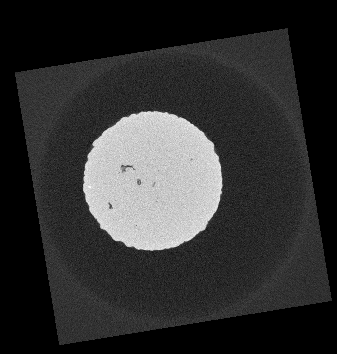
#> input picture OpenCV-Label/GridTest.tif, 337 x 354 px
$ python Alternative_getting_circle.py
#> lines starting #> are read from the running program, lines starting #| are printed output that depends on the picture; after the words box and inside, x2 and y2 are one past the last pixel; in counts of white or black regions, pixels touching at a corner belong together
import cv2
import numpy as np

img = cv2.imread('GridTest.tif')
#> img is the input picture: shape (354, 337, 3); min 0, max 254, mean 48.8
gray = cv2.imread('GridTest.tif', cv2.IMREAD_GRAYSCALE)
#> gray: shape (354, 337); min 0, max 254, mean 48.8
#gray = cv2.cvtColor(img, cv2.COLOR_BGR2GRAY)
_,thresh = cv2.threshold(gray,130,255,0)
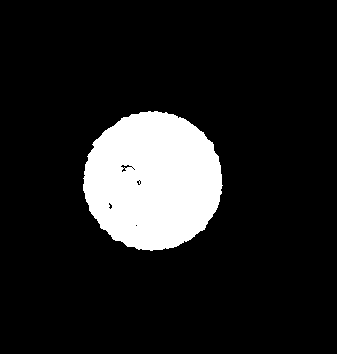
#> thresh: shape (354, 337); 12.6% white; 1 white region, box (x1, y1, x2, y2) and area: (83, 111, 223, 251) 15077
#ret, frame_threshold = cv2.threshold(img_2, 130, 255, 0)
#thresh = cv2.bitwise_not(thresh)
cv2.imshow("img", thresh)
cv2.waitKey()

element = cv2.getStructuringElement(shape=cv2.MORPH_RECT, ksize=(5, 5))

morph_img = thresh.copy()
cv2.morphologyEx(src=thresh, op=cv2.MORPH_CLOSE, kernel=element, dst=morph_img)
#> morph_img: shape (354, 337); 12.7% white; 1 white region

contours,_ = cv2.findContours(morph_img,cv2.RETR_TREE,cv2.CHAIN_APPROX_SIMPLE)
#> contours = 1 contour; box (x1, y1, x2, y2) and area: (83, 111, 223, 251) 14950

areas = [cv2.contourArea(c) for c in contours]
#> areas = [14949.5]
sorted_areas = np.sort(areas)
#> sorted_areas = [14949.5]

#bounding box (red)
cnt=contours[areas.index(sorted_areas[-1])] #the biggest contour
#> cnt = contour of 189 points, box (x1, y1, x2, y2) (83, 111, 223, 251), area 14950
#r = cv2.boundingRect(cnt)
#cv2.rectangle(img,(r[0],r[1]),(r[0]+r[2],r[1]+r[3]),(0,0,255),2)

#min circle (green)
(x,y),radius = cv2.minEnclosingCircle(cnt)
#> x = 152.5; y = 180.4; radius = 70.81
center = (int(x),int(y))
#> center = (152, 180)
radius = int(radius)
#> radius = 70
cv2.circle(img,center,radius,(0,255,0),1)
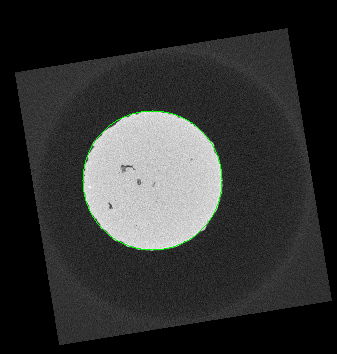
#> img: shape (354, 337, 3); 0.33% of pixels changed, all inside (x1, y1, x2, y2) = (82, 110, 223, 251)

print(int(x), int(y), radius)
#| 152 180 70

##fit ellipse (blue)
#ellipse = cv2.fitEllipse(cnt)
#cv2.ellipse(img,ellipse,(255,0,0),1)


cv2.imshow("morph_img",morph_img)
cv2.imshow("img", img)
cv2.waitKey()

#enter image description here

$ run again, with OpenCV-Label/19_017_QualiPro_0060010.tif copied over OpenCV-Label/GridTest.tif
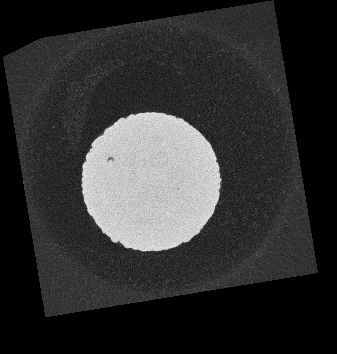
#> input picture OpenCV-Label/19_017_QualiPro_0060010.tif, 337 x 354 px
#> img is the input picture: shape (354, 337, 3); min 0, max 247, mean 49.1
#> `_,thresh = cv2.threshold(gray,130,255,0)`:
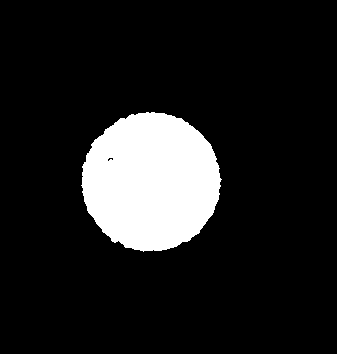
#> thresh: shape (354, 337); 12.7% white; 1 white region, box (x1, y1, x2, y2) and area: (81, 112, 222, 252) 15107
#> morph_img: shape (354, 337); 12.7% white; 1 white region
#> contours = 1 contour; box (x1, y1, x2, y2) and area: (81, 112, 222, 252) 14946
#> areas = [14946]
#> cnt = contour of 190 points, box (x1, y1, x2, y2) (81, 112, 222, 252), area 14946
#> `(x,y),radius = cv2.minEnclosingCircle(cnt)`: x = 150.4; y = 181.7; radius = 70.66
#> center = (150, 181)
#> `radius = int(radius)`: radius = 70
#> `cv2.circle(img,center,radius,(0,255,0),1)`:
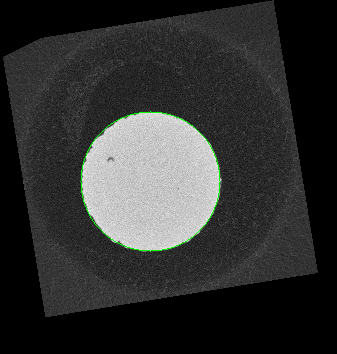
#> img: shape (354, 337, 3); 0.33% of pixels changed, all inside (x1, y1, x2, y2) = (80, 111, 221, 252)
#| 150 181 70

$ run again, with OpenCV-Label/19_017_QualiPro_0060646.tif copied over OpenCV-Label/GridTest.tif
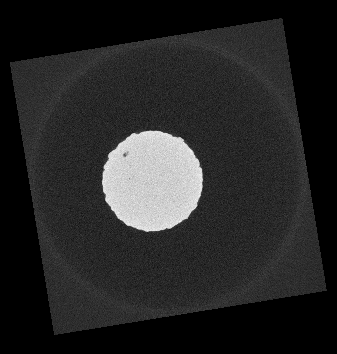
#> input picture OpenCV-Label/19_017_QualiPro_0060646.tif, 337 x 354 px
#> img is the input picture: shape (354, 337, 3); min 0, max 248, mean 38.2
#> `_,thresh = cv2.threshold(gray,130,255,0)`:
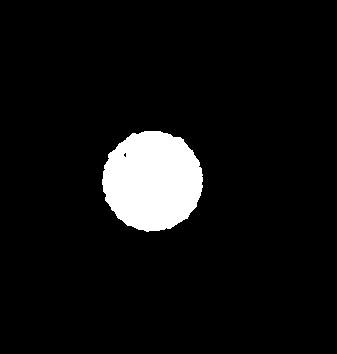
#> thresh: shape (354, 337); 6.6% white; 1 white region, box (x1, y1, x2, y2) and area: (102, 131, 203, 232) 7906
#> morph_img: shape (354, 337); 6.6% white; 1 white region
#> contours = 1 contour; box (x1, y1, x2, y2) and area: (102, 131, 203, 232) 7779
#> areas = [7779]
#> cnt = contour of 131 points, box (x1, y1, x2, y2) (102, 131, 203, 232), area 7779
#> `(x,y),radius = cv2.minEnclosingCircle(cnt)`: x = 152.2; y = 180.2; radius = 51.42
#> center = (152, 180)
#> `radius = int(radius)`: radius = 51
#> `cv2.circle(img,center,radius,(0,255,0),1)`:
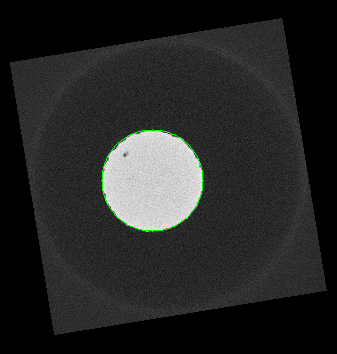
#> img: shape (354, 337, 3); 0.24% of pixels changed, all inside (x1, y1, x2, y2) = (101, 129, 204, 232)
#| 152 180 51
